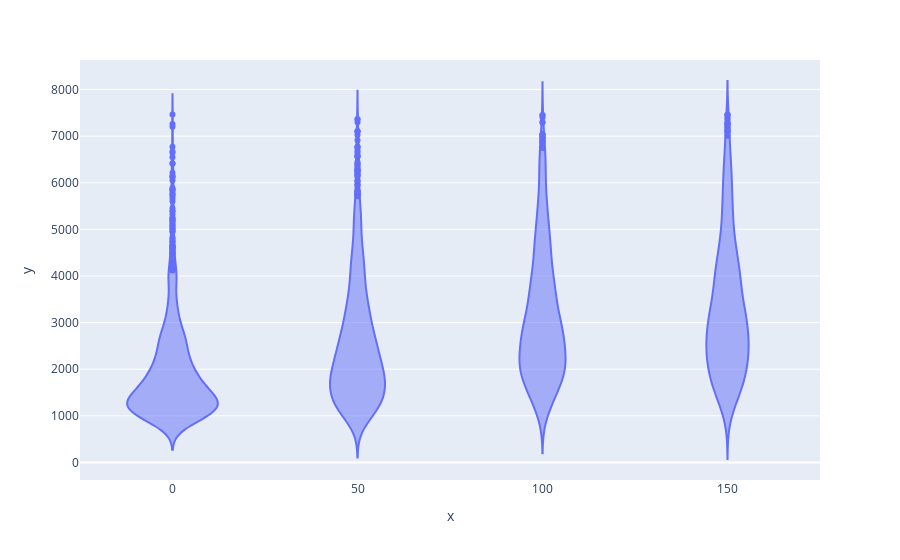

Notebook code cell kept with this figure:
### Code cell
px.violin(x=df.Angle, y=df.Time)

### Figure 1 — Plotly figure (JSON) as saved in the notebook; plotly's stock layout.template omitted (floating-point values rounded to 4 significant figures; data arrays with more than 128 entries replaced by an {"elided": "..."} marker saying what was removed)
{"data": [{"alignmentgroup": "True", "box": {"visible": false}, "hovertemplate": "x=%{x}<br>y=%{y}<extra></extra>", "legendgroup": "", "marker": {"color": "#636efa"}, "name": "", "offsetgroup": "", "orientation": "v", "scalegroup": "True", "showlegend": false, "type": "violin", "x": {"elided": "5071 int values"}, "x0": " ", "xaxis": "x", "y": {"elided": "5071 int values"}, "y0": " ", "yaxis": "y"}], "layout": {"legend": {"tracegroupgap": 0}, "margin": {"t": 60}, "violinmode": "group", "xaxis": {"anchor": "y", "domain": [0, 1], "title": {"text": "x"}}, "yaxis": {"anchor": "x", "domain": [0, 1], "title": {"text": "y"}}}}
